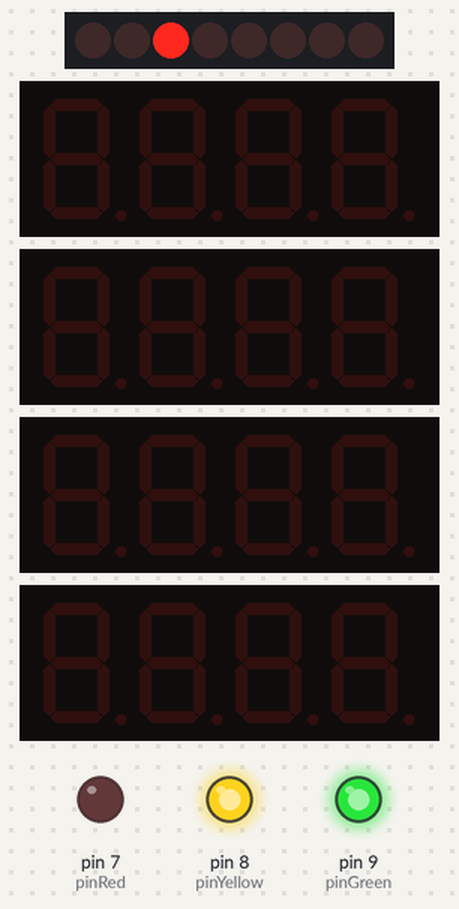
Recording of a sketch running on a simulated Arduino Uno, built with avr-gcc and run on an emulated ATmega328P. On the bench: 8 shift-register outputs drawn as a row of LEDs (first output left, lit = HIGH), 4 × 4-digit seven-segment display, output pins drawn as LEDs (lit = HIGH). Wiring (inferred from the names in the program): shift register (74HC595): data pin 11; shift clock pin 13; latch pin 12. Wiring (inferred from the signals the program sends): row of LEDs: on Q0, Q1, Q2, Q3, Q4, Q5, Q6, Q7. Pins used as bus, display or sensor lines are not drawn.

Above: at 0.91 s.
At 5.37 s:
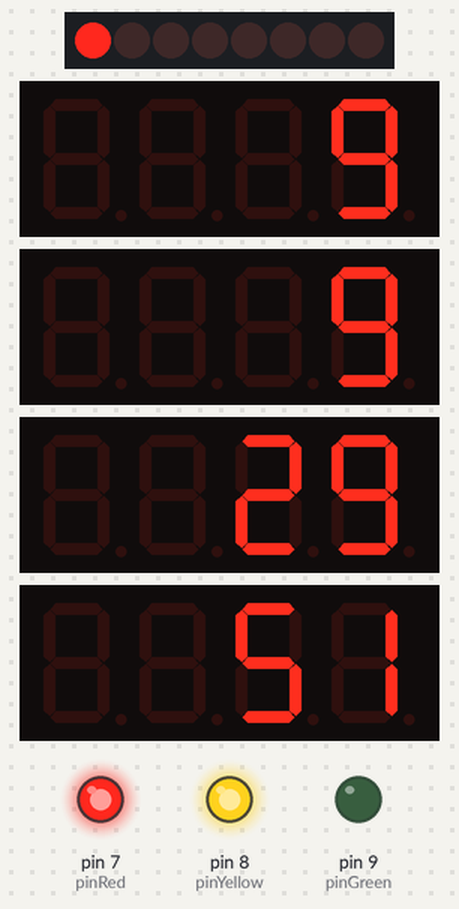
At 10.91 s:
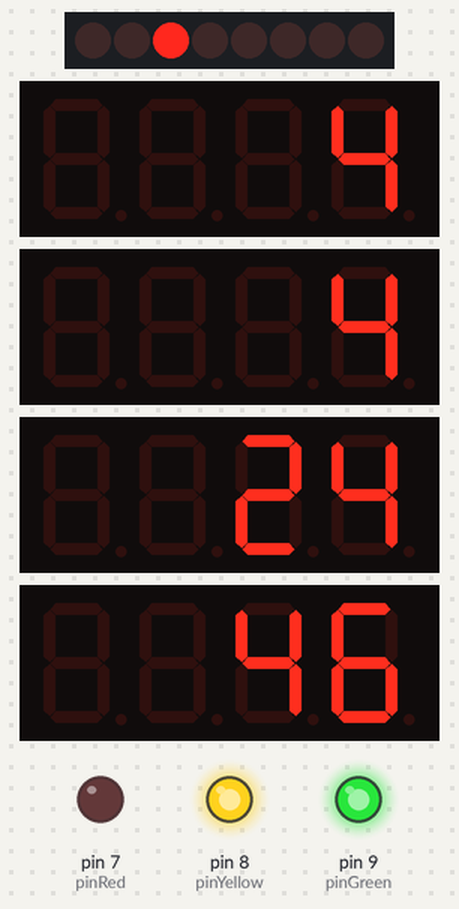
At 14.91 s:
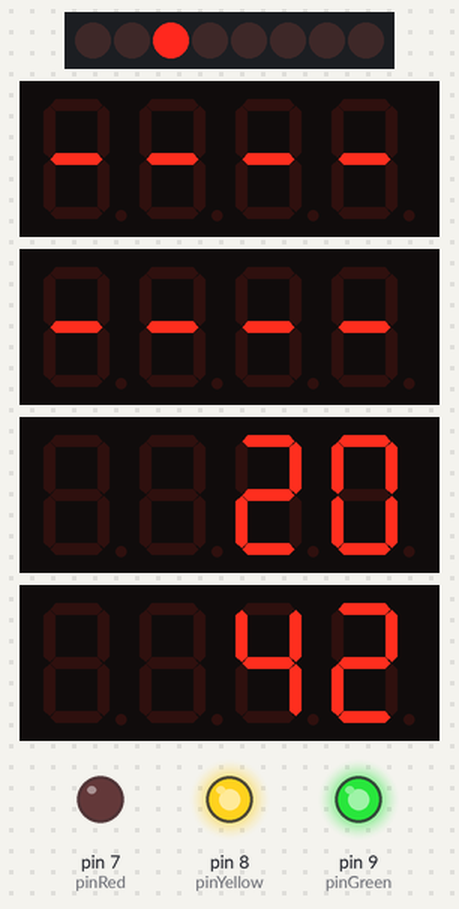
At 20.21 s:
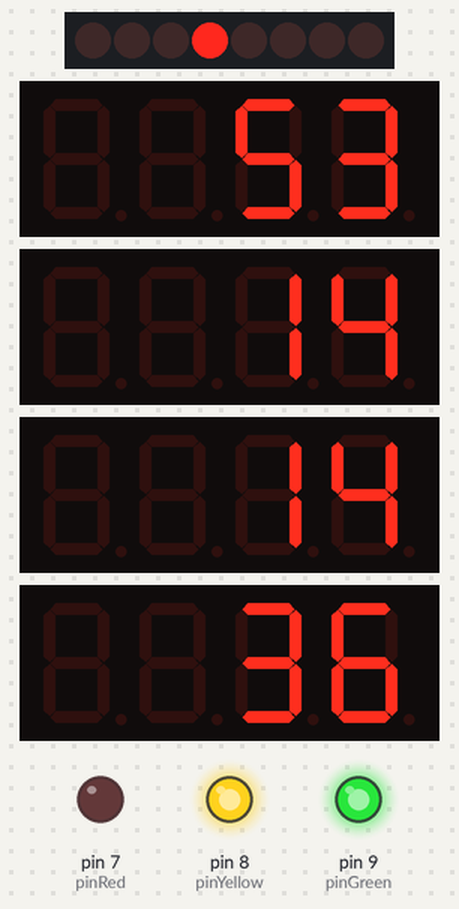
At 39.71 s:
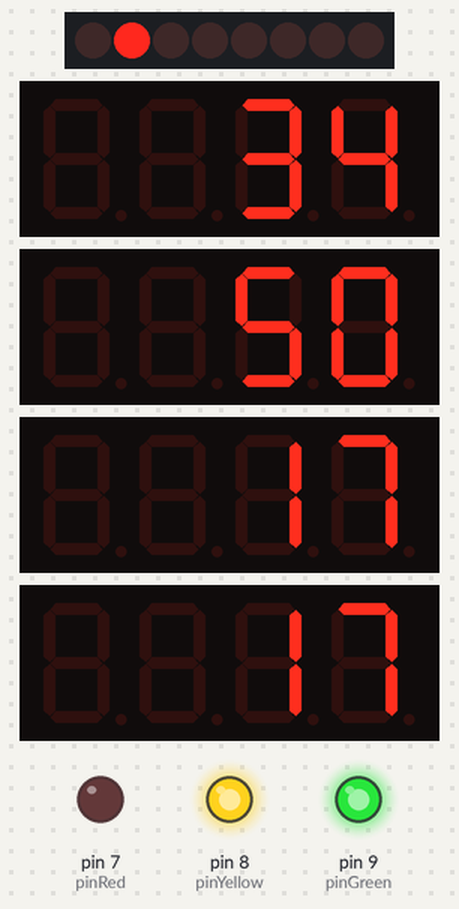
Timing chart, 0 to 40.0 s (numbered marks = the images above):
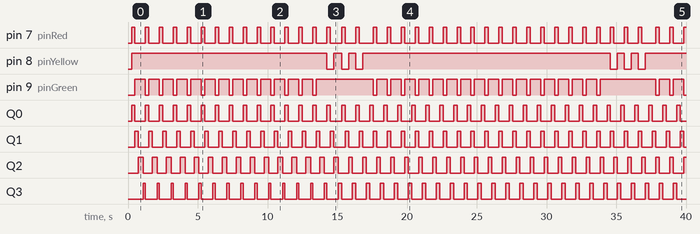

The sketch:

serial_to_paralel.ino
```cpp
#include <TM1637Display.h>
#include <Arduino.h>
#define CLK 2
#define DIO1 3
#define DIO2 4
#define DIO3 5
#define DIO4 6
// RESERVED PIN

// SISA ANALOG PIN DIUBAH JADI GPIO A0,A1,A2,A3,A4,A5
// PIN A0,UNTUK SHIFT REGISTER BLOCK B1, B2 TOTAL 8 SENSOR
// PIN A1,UNTUK SHIFT REGISTER BLOCK B3, B4 TOTAL 8 SENSOR
// UNTUK INPUT SENSOR KE PIN 10

const uint8_t SEG_DONE[] = {SEG_G,SEG_G,SEG_G,SEG_G,};
const uint8_t SEG_CLEAR[] = {0,0,0,0};
int latchPin = 12;
int clockPin = 13;
int dataPin = 11;
int TransitionYellow = 3;
int GreenStep1 = 13;  //Variable to interate
int GreenStep2 = 17;  //Variable to interate
int GreenStep3 = 19;  //Variable to interate
int GreenStep4 = 14;  //Variable to interate
int RedStep1 = GreenStep2 + GreenStep3 + GreenStep4 + (2*TransitionYellow);
int RedStep2 = GreenStep1 + GreenStep3 + GreenStep4 + (2*TransitionYellow);
int RedStep3 = GreenStep1 + GreenStep2 + GreenStep4 + (2*TransitionYellow);
int RedStep4 = GreenStep1 + GreenStep2 + GreenStep3 + (2*TransitionYellow);
int NumbStep1 = 0;
int NumbStep2 = 0;
int NumbStep3 = 0;
int NumbStep4 = 0;

int isObstacle = HIGH;
boolean isChanged = false;

int i = 1,j = 1;
byte data;
byte dataArray[4];
byte sensingArray[8];

unsigned long interval = 1000;
unsigned long interval2 = 250;
unsigned long interval3 = 5000;
unsigned long previousMillis = 0;
unsigned long previousMillis2 = 0;
unsigned long previousMillis3 = 0;

TM1637Display display1(CLK, DIO1);

TM1637Display display2(CLK, DIO2);

TM1637Display display3(CLK, DIO3);

TM1637Display display4(CLK, DIO4);

int pinRed = 7;
int pinYellow = 8;
int pinGreen = 9;

int Red1 = HIGH;
int Yellow1 = HIGH;
int Green1 = HIGH;
int LightState1 = 1; //0 = Red; 1 = Yellow (Red To Green); 2 = Green; 3 = Yellow (Green To Red)

int Red2 = HIGH;
int Yellow2 = HIGH;
int Green2 = HIGH;
int LightState2 = 3; //0 = Red; 1 = Yellow (Red To Green); 2 = Green; 3 = Yellow (Green To Red)

int Red3 = HIGH;
int Yellow3 = HIGH;
int Green3 = HIGH;
int LightState3 = 3; //0 = Red; 1 = Yellow (Red To Green); 2 = Green; 3 = Yellow (Green To Red)

int Red4 = HIGH;
int Yellow4 = HIGH;
int Green4 = HIGH;
int LightState4 = 3; //0 = Red; 1 = Yellow (Red To Green); 2 = Green; 3 = Yellow (Green To Red)

void setup()
{
  pinMode(latchPin, OUTPUT);

  Serial.begin(9600);
  dataArray[0] = 0b00000001;
  dataArray[1] = 0b00000010;
  dataArray[2] = 0b00000100;
  dataArray[3] = 0b00001000;

  sensingArray[0] = 0b11111110;
  sensingArray[1] = 0b11111101;
  sensingArray[2] = 0b11111011;
  sensingArray[3] = 0b11110111;
  sensingArray[4] = 0b11101111;
  sensingArray[5] = 0b11011111;
  sensingArray[6] = 0b10111111;
  sensingArray[7] = 0b01111111;

  display1.setBrightness(0x00);  //set the diplay to minimum brightness
  display2.setBrightness(0x00);  //set the diplay to minimum brightness
  display3.setBrightness(0x00);  //set the diplay to minimum brightness
  display4.setBrightness(0x00);  //set the diplay to minimum brightness
  pinMode(pinRed, OUTPUT);
  pinMode(pinYellow, OUTPUT);
  pinMode(pinGreen, OUTPUT);
  update_pin_lamp1();
  update_pin_lamp2();
  update_pin_lamp3();
  update_pin_lamp4();
  NumbStep1 = GreenStep1;
  NumbStep2 = GreenStep1;
  NumbStep3 = NumbStep2 + GreenStep2 + TransitionYellow;
  NumbStep4 = NumbStep3 + GreenStep3 + TransitionYellow;
}


void loop()
{


  unsigned long currentMillis = millis();
  unsigned long currentMillis2 = millis();
  unsigned long currentMillis3 = millis();
  if ((unsigned long)(currentMillis - previousMillis) >= interval){
    update_time();
    previousMillis = currentMillis;
  }
  if ((unsigned long)(currentMillis2 - previousMillis2) >= interval2){
    update_lamp();
    i++;
    if(i>4)i=1;
    previousMillis2 = currentMillis2;
  }
  if ((unsigned long)(currentMillis3 - previousMillis3) >= interval3){
    j++;
    if(j>8)j=1;
    previousMillis3 = currentMillis3;
  }

}

void update_time(){

  check_state();
  //display(CLK, DIO1);
  if(LightState1 == 1 | LightState1 == 3){
    display1.setSegments(SEG_DONE);
  }else{
    display1.showNumberDec(NumbStep1); //Display the Variable value;
  }

  //display(CLK, DIO2);
  if(LightState2 == 1 | LightState2 == 3){
    display2.setSegments(SEG_DONE);
  }else{
    display2.showNumberDec(NumbStep2); //Display the Variable value;
  }

  //display(CLK, DIO3);
  if(LightState3 == 1 | LightState3 == 3){
    display3.setSegments(SEG_DONE);
  }else{
    display3.showNumberDec(NumbStep3); //Display the Variable value;
  }

  //display(CLK, DIO4);
  if(LightState4 == 1 | LightState4 == 3){
    display4.setSegments(SEG_DONE);
  }else{
    display4.showNumberDec(NumbStep4); //Display the Variable value;
  }


  NumbStep1--;
  NumbStep2--;
  NumbStep3--;
  NumbStep4--;
}

void check_state(){
  if(NumbStep1 < 1){
    update_pin_lamp1();
  }
  if(NumbStep2 < 1){
    update_pin_lamp2();
  }
  if(NumbStep3 < 1){
    update_pin_lamp3();
  }
  if(NumbStep4 < 1){
    update_pin_lamp4();
  }
}

void update_pin_lamp1(){
  switch(LightState1){
    case 0:
      LightState1 = 1;
      NumbStep1 = TransitionYellow;
      Red1 = LOW;
      Yellow1 = LOW;
      Green1 = HIGH;
      break;

    case 1:
      LightState1 = 2;
      NumbStep1 = GreenStep1;
      Red1 = HIGH;
      Yellow1 = HIGH;
      Green1 = LOW;
      break;

    case 2:
      LightState1 = 3;
      NumbStep1 = TransitionYellow;
      Red1 = HIGH;
      Yellow1 = LOW;
      Green1 = HIGH;
      break;

    case 3:
      LightState1 = 0;
      NumbStep1 = RedStep1;
      Red1 = LOW;
      Yellow1 = HIGH;
      Green1 = HIGH;
      break;
  }
}

void update_pin_lamp2(){
  switch(LightState2){
    case 0:
      LightState2 = 1;
      NumbStep2 = TransitionYellow;
      Red2 = LOW;
      Yellow2 = LOW;
      Green2 = HIGH;
      break;

    case 1:
      LightState2 = 2;
      NumbStep2 = GreenStep2;
      Red2 = HIGH;
      Yellow2 = HIGH;
      Green2 = LOW;
      break;

    case 2:
      LightState2 = 3;
      NumbStep2 = TransitionYellow;
      Red2 = HIGH;
      Yellow2 = LOW;
      Green2 = HIGH;
      break;

    case 3:
      LightState2 = 0;
      NumbStep2 = RedStep2;
      Red2 = LOW;
      Yellow2 = HIGH;
      Green2 = HIGH;
      break;
  }
}

void update_pin_lamp3(){
  switch(LightState3){
    case 0:
      LightState3 = 1;
      NumbStep3 = TransitionYellow;
      Red3 = LOW;
      Yellow3 = LOW;
      Green3 = HIGH;
      break;

    case 1:
      LightState3 = 2;
      NumbStep3 = GreenStep3;
      Red3 = HIGH;
      Yellow3 = HIGH;
      Green3 = LOW;
      break;

    case 2:
      LightState3 = 3;
      NumbStep3 = TransitionYellow;
      Red3 = HIGH;
      Yellow3 = LOW;
      Green3 = HIGH;
      break;

    case 3:
      LightState3 = 0;
      NumbStep3 = RedStep3;
      Red3 = LOW;
      Yellow3 = HIGH;
      Green3 = HIGH;
      break;
  }
}

void update_pin_lamp4(){
  switch(LightState4){
    case 0:
      LightState4 = 1;
      NumbStep4 = TransitionYellow;
      Red4 = LOW;
      Yellow4 = LOW;
      Green4 = HIGH;
      break;

    case 1:
      LightState4 = 2;
      NumbStep4 = GreenStep4;
      Red4 = HIGH;
      Yellow4 = HIGH;
      Green4 = LOW;
      break;

    case 2:
      LightState4 = 3;
      NumbStep4 = TransitionYellow;
      Red4 = HIGH;
      Yellow4 = LOW;
      Green4 = HIGH;
      break;

    case 3:
      LightState4 = 0;
      NumbStep4 = RedStep4;
      Red4 = LOW;
      Yellow4 = HIGH;
      Green4 = HIGH;
      break;
  }
}
void update_lamp(){
  switch(i){
    case 1:
      data = dataArray[i-1];
      digitalWrite(latchPin, 0);
      shiftOut(dataPin, clockPin, data);
      digitalWrite(latchPin, 1);
      digitalWrite(pinRed, Red1);
      digitalWrite(pinYellow, Yellow1);
      digitalWrite(pinGreen, Green1);
      break;

    case 2:
      data = dataArray[i-1];
      digitalWrite(latchPin, 0);
      shiftOut(dataPin, clockPin, data);
      digitalWrite(latchPin, 1);
      digitalWrite(pinRed, Red2);
      digitalWrite(pinYellow, Yellow2);
      digitalWrite(pinGreen, Green2);
      break;

    case 3:
      data = dataArray[i-1];
      digitalWrite(latchPin, 0);
      shiftOut(dataPin, clockPin, data);
      digitalWrite(latchPin, 1);
      digitalWrite(pinRed, Red3);
      digitalWrite(pinYellow, Yellow3);
      digitalWrite(pinGreen, Green3);
      break;

    case 4:
      data = dataArray[i-1];
      digitalWrite(latchPin, 0);
      shiftOut(dataPin, clockPin, data);
      digitalWrite(latchPin, 1);
      digitalWrite(pinRed, Red4);
      digitalWrite(pinYellow, Yellow4);
      digitalWrite(pinGreen, Green4);
      break;
  }
}

void shiftOut(int myDataPin, int myClockPin, byte myDataOut){
  int pinState;
  pinMode(myClockPin, OUTPUT);
  pinMode(myDataPin, OUTPUT);
  digitalWrite(myDataPin, 0);
  digitalWrite(myClockPin, 0);
  for(int k=7; k>=0; k--){
    digitalWrite(myClockPin, 0);

    if (myDataOut & (1<<k)){
      pinState = 1;
    }else{
      pinState = 0;
    }

    digitalWrite(myDataPin, pinState);
    digitalWrite(myClockPin, 1);
    digitalWrite(myDataPin, 0);
  }
  digitalWrite(myClockPin, 0);
}
```

Measured:
- by itself, pin 7 (pinRed): moves between LOW and HIGH, repeating every 10.0 s
- by itself, pin 8 (pinYellow): LOW → HIGH at 0.25 s, → LOW 14.0 s later, → HIGH 0.50 s later, → LOW 0.58 s later, … (13 changes in this stretch)
- by itself, pin 9 (pinGreen): LOW → HIGH at 0.50 s, → LOW 0.75 s later, → HIGH 0.25 s later, → LOW 0.75 s later, … (66 changes in this stretch)
- by itself, Q0, Q1: alternates HIGH for 0.25 s and LOW for 0.75 s
- by itself, Q2: goes 15 × (HIGH 0.33 s, LOW 0.66 s), 24 × (HIGH 0.25 s, LOW 0.75 s), then HIGH
- by itself, Q3: goes 14 × (HIGH 0.16 s, LOW 0.84 s), 24 × (HIGH 0.25 s, LOW 0.75 s), HIGH 0.25 s, then LOW
